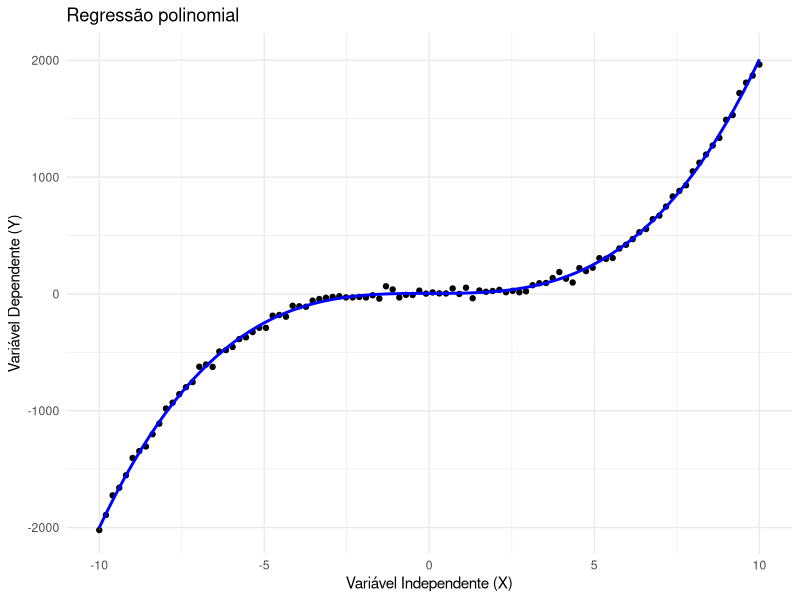

R code for this plot:
# simulate X
set.seed(123)
X <- seq(-10, 10, length.out = 100)

# simulate Y based on a polynomial function of X
Y <- 5 + 2 * X^3 - 0.1 * X^2 + rnorm(100, mean = 0, sd = 30)

# create a dataframe
data <- data.frame(X, Y)

# create the regression model
model <- lm(Y ~ poly(X, 3), data = data)

ggplot2::ggplot(data, ggplot2::aes(x = X, y = Y)) +
  ggplot2::geom_point() +
  ggplot2::geom_smooth(method = "lm",
                       formula = y ~ poly(x, 3),
                       color = "blue",      # cor da linha
                       fill = "grey70",     # cor da faixa IC95%
                       se = TRUE) +         # ativa o intervalo de confiança
  ggplot2::labs(title = "Regressão polinomial",
                x = "Variável Independente (X)",
                y = "Variável Dependente (Y)") +
  ggplot2::theme_minimal()
